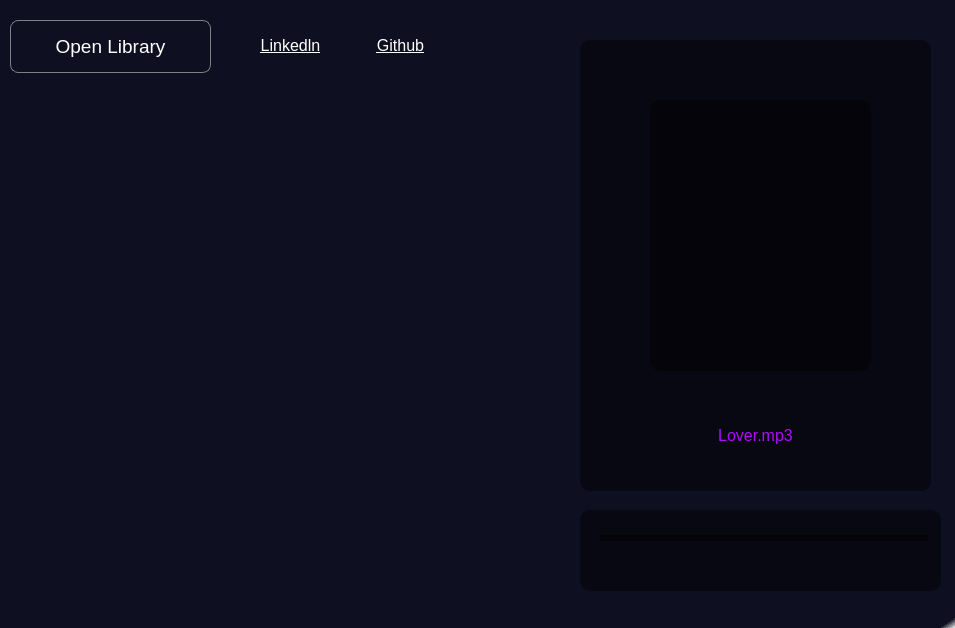
<?xml version="1.0" encoding="UTF-8"?>
<ui version="4.0">
 <class>MusicApp</class>
 <widget class="QWidget" name="MusicApp">
  <property name="geometry">
   <rect>
    <x>0</x>
    <y>0</y>
    <width>955</width>
    <height>628</height>
   </rect>
  </property>
  <property name="sizePolicy">
   <sizepolicy hsizetype="Fixed" vsizetype="Fixed">
    <horstretch>95</horstretch>
    <verstretch>62</verstretch>
   </sizepolicy>
  </property>
  <property name="windowTitle">
   <string>Muisc Player</string>
  </property>
  <property name="windowIcon">
   <iconset theme="QIcon::ThemeIcon::MediaOptical"/>
  </property>
  <property name="styleSheet">
   <string notr="true">background-image: url(:/newPrefix/background.png) ;
background-color: qlineargradient(spread:pad, x1:0, y1:0, x2:1, y2:1, stop:0.991266 rgba(15, 15, 34, 255), stop:1 rgba(255, 255, 255, 255));

background-repeat:no-repeat;
background-position:center;</string>
  </property>
  <widget class="QPushButton" name="open_btn">
   <property name="geometry">
    <rect>
     <x>10</x>
     <y>20</y>
     <width>201</width>
     <height>53</height>
    </rect>
   </property>
   <property name="font">
    <font>
     <family>Microsoft YaHei UI</family>
     <pointsize>14</pointsize>
     <italic>false</italic>
    </font>
   </property>
   <property name="styleSheet">
    <string notr="true">border:1px solid gray;
border-radius:8px;
color:white;
background:transparent;</string>
   </property>
   <property name="text">
    <string>Open Library</string>
   </property>
  </widget>
  <widget class="QWidget" name="widget" native="true">
   <property name="geometry">
    <rect>
     <x>580</x>
     <y>40</y>
     <width>351</width>
     <height>451</height>
    </rect>
   </property>
   <property name="styleSheet">
    <string notr="true">background: qlineargradient(spread:pad, x1:0, y1:0, x2:1, y2:0, stop:1 rgba(0, 0, 0, 120));
border-radius:10px</string>
   </property>
   <widget class="QLabel" name="current_track">
    <property name="geometry">
     <rect>
      <x>20</x>
      <y>360</y>
      <width>311</width>
      <height>71</height>
     </rect>
    </property>
    <property name="font">
     <font>
      <family>Microsoft Sans Serif</family>
      <pointsize>12</pointsize>
     </font>
    </property>
    <property name="styleSheet">
     <string notr="true">color:white; 
background:transparent;
color: rgb(174, 11, 255);</string>
    </property>
    <property name="text">
     <string>Lover.mp3</string>
    </property>
    <property name="alignment">
     <set>Qt::AlignmentFlag::AlignCenter</set>
    </property>
   </widget>
   <widget class="QLabel" name="cover_img">
    <property name="geometry">
     <rect>
      <x>70</x>
      <y>60</y>
      <width>221</width>
      <height>271</height>
     </rect>
    </property>
    <property name="frameShape">
     <enum>QFrame::Shape::NoFrame</enum>
    </property>
    <property name="frameShadow">
     <enum>QFrame::Shadow::Plain</enum>
    </property>
    <property name="lineWidth">
     <number>1</number>
    </property>
    <property name="text">
     <string/>
    </property>
    <property name="pixmap">
     <pixmap resource="img.qrc">:/newPrefix/C:/Users/Lenovo/Pictures/taylor-swift-wallpaper-preview.jpg</pixmap>
    </property>
    <property name="scaledContents">
     <bool>true</bool>
    </property>
   </widget>
  </widget>
  <widget class="QListWidget" name="audio_list">
   <property name="geometry">
    <rect>
     <x>40</x>
     <y>88</y>
     <width>481</width>
     <height>521</height>
    </rect>
   </property>
   <property name="styleSheet">
    <string notr="true">padding:20px;
color: rgb(140, 40, 88);
font: 12pt &quot;Microsoft Sans Serif&quot;;
background:transparent;
border:0px;</string>
   </property>
   <property name="verticalScrollBarPolicy">
    <enum>Qt::ScrollBarPolicy::ScrollBarAlwaysOff</enum>
   </property>
   <property name="horizontalScrollBarPolicy">
    <enum>Qt::ScrollBarPolicy::ScrollBarAlwaysOff</enum>
   </property>
  </widget>
  <widget class="QWidget" name="widget_2" native="true">
   <property name="geometry">
    <rect>
     <x>580</x>
     <y>510</y>
     <width>361</width>
     <height>81</height>
    </rect>
   </property>
   <property name="styleSheet">
    <string notr="true">background: qlineargradient(spread:pad, x1:0, y1:0, x2:1, y2:0, stop:1 rgba(0, 0, 0, 120));
border-radius:10px</string>
   </property>
   <widget class="QPushButton" name="play_btn">
    <property name="enabled">
     <bool>true</bool>
    </property>
    <property name="geometry">
     <rect>
      <x>190</x>
      <y>50</y>
      <width>31</width>
      <height>33</height>
     </rect>
    </property>
    <property name="styleSheet">
     <string notr="true">background-image: url(:/newPrefix/Play.png);
background-repeat:no-repeat;
background-color:transparent;
padding:2px;
</string>
    </property>
    <property name="text">
     <string/>
    </property>
    <property name="iconSize">
     <size>
      <width>20</width>
      <height>20</height>
     </size>
    </property>
    <property name="checkable">
     <bool>false</bool>
    </property>
   </widget>
   <widget class="QPushButton" name="next_btn">
    <property name="enabled">
     <bool>true</bool>
    </property>
    <property name="geometry">
     <rect>
      <x>240</x>
      <y>50</y>
      <width>32</width>
      <height>28</height>
     </rect>
    </property>
    <property name="styleSheet">
     <string notr="true">
background-image: url(:/newPrefix/Skip Fwd.png);
background-repeat:no-repeat;
background-color:transparent;
padding:2px;</string>
    </property>
    <property name="text">
     <string/>
    </property>
    <property name="iconSize">
     <size>
      <width>40</width>
      <height>40</height>
     </size>
    </property>
    <property name="checkable">
     <bool>false</bool>
    </property>
   </widget>
   <widget class="QPushButton" name="prev_btn">
    <property name="enabled">
     <bool>true</bool>
    </property>
    <property name="geometry">
     <rect>
      <x>80</x>
      <y>50</y>
      <width>31</width>
      <height>33</height>
     </rect>
    </property>
    <property name="styleSheet">
     <string notr="true">background-image: url(:/newPrefix/Skip Back.png);
background-repeat:no-repeat;
background-color:transparent;
padding:2px;
</string>
    </property>
    <property name="text">
     <string/>
    </property>
    <property name="iconSize">
     <size>
      <width>20</width>
      <height>20</height>
     </size>
    </property>
    <property name="checkable">
     <bool>false</bool>
    </property>
   </widget>
   <widget class="QPushButton" name="paush_btn">
    <property name="enabled">
     <bool>true</bool>
    </property>
    <property name="geometry">
     <rect>
      <x>140</x>
      <y>50</y>
      <width>31</width>
      <height>33</height>
     </rect>
    </property>
    <property name="styleSheet">
     <string notr="true">
background-image: url(:/newPrefix/Pause.png);
background-repeat:no-repeat;
background-color:transparent;
padding:2px;
</string>
    </property>
    <property name="text">
     <string/>
    </property>
    <property name="iconSize">
     <size>
      <width>20</width>
      <height>20</height>
     </size>
    </property>
    <property name="checkable">
     <bool>false</bool>
    </property>
   </widget>
   <widget class="QPushButton" name="vol_dec_btn">
    <property name="enabled">
     <bool>true</bool>
    </property>
    <property name="geometry">
     <rect>
      <x>20</x>
      <y>50</y>
      <width>31</width>
      <height>33</height>
     </rect>
    </property>
    <property name="styleSheet">
     <string notr="true">background-image: url(:/newPrefix/Volume Down.png);
background-repeat:no-repeat;
background-color:transparent;
padding:2px;</string>
    </property>
    <property name="text">
     <string/>
    </property>
    <property name="iconSize">
     <size>
      <width>20</width>
      <height>20</height>
     </size>
    </property>
    <property name="checkable">
     <bool>false</bool>
    </property>
   </widget>
   <widget class="QPushButton" name="vol_inc_btn_2">
    <property name="enabled">
     <bool>true</bool>
    </property>
    <property name="geometry">
     <rect>
      <x>300</x>
      <y>50</y>
      <width>31</width>
      <height>33</height>
     </rect>
    </property>
    <property name="styleSheet">
     <string notr="true">background-image: url(:/newPrefix/Volume Up.png);
background-repeat:no-repeat;
background-color:transparent;
padding:2px;</string>
    </property>
    <property name="text">
     <string/>
    </property>
    <property name="iconSize">
     <size>
      <width>20</width>
      <height>20</height>
     </size>
    </property>
    <property name="checkable">
     <bool>false</bool>
    </property>
   </widget>
   <widget class="QProgressBar" name="timebar">
    <property name="geometry">
     <rect>
      <x>20</x>
      <y>25</y>
      <width>328</width>
      <height>6</height>
     </rect>
    </property>
    <property name="styleSheet">
     <string notr="true"/>
    </property>
    <property name="value">
     <number>0</number>
    </property>
    <property name="textVisible">
     <bool>false</bool>
    </property>
   </widget>
  </widget>
  <widget class="QLabel" name="linkedln">
   <property name="geometry">
    <rect>
     <x>240</x>
     <y>30</y>
     <width>101</width>
     <height>31</height>
    </rect>
   </property>
   <property name="font">
    <font>
     <family>Microsoft YaHei UI</family>
     <pointsize>12</pointsize>
     <underline>true</underline>
    </font>
   </property>
   <property name="styleSheet">
    <string notr="true">background:transparent;
color:white</string>
   </property>
   <property name="text">
    <string>Linkedln</string>
   </property>
   <property name="alignment">
    <set>Qt::AlignmentFlag::AlignCenter</set>
   </property>
  </widget>
  <widget class="QLabel" name="github">
   <property name="geometry">
    <rect>
     <x>350</x>
     <y>30</y>
     <width>101</width>
     <height>31</height>
    </rect>
   </property>
   <property name="font">
    <font>
     <family>Microsoft YaHei UI</family>
     <pointsize>12</pointsize>
     <underline>true</underline>
    </font>
   </property>
   <property name="styleSheet">
    <string notr="true">background:transparent;
color:white;</string>
   </property>
   <property name="text">
    <string>Github</string>
   </property>
   <property name="alignment">
    <set>Qt::AlignmentFlag::AlignCenter</set>
   </property>
  </widget>
 </widget>
 <resources>
  <include location="img.qrc"/>
  <include location="img.qrc"/>
 </resources>
 <connections/>
</ui>
